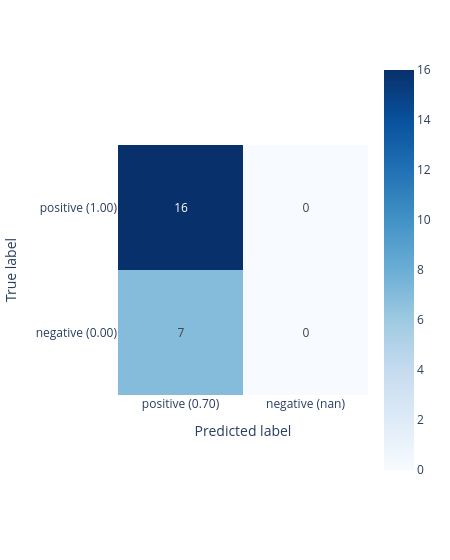

Here is the notebook cell this chart was saved with:
### Markdown cell above
### Positiv-Beispiel

### Code cell
# pymupdf4llm

cm = create_confusion_matrix('pymupdf4llm', config.dataset['path'], pdf_urls_select.loc[['2406.06650v2']])

print(cm)

PX.displayConfusionMatrix(np.array(cm), width=450, xaxes={'labels': labels, 'title': 'Predicted label'}, yaxes={'labels': labels, 'title': 'True label'})

print(f'recall {Helper.confusion_matrix_tpr(cm)}')
print(f'precision {Helper.confusion_matrix_ppv(cm)}')
#print(f'f1 score {Helper.confusion_matrix_f1_score(cm)}')

### Figure 1 — Plotly figure (JSON) as saved in the notebook; plotly's stock layout.template omitted (floating-point values rounded to 4 significant figures)
{"data": [{"coloraxis": "coloraxis", "hovertemplate": "x: %{x}<br>y: %{y}<br>color: %{z}<extra></extra>", "name": "0", "texttemplate": "%{z}", "type": "heatmap", "xaxis": "x", "yaxis": "y", "z": [[16, 0], [7, 0]]}], "layout": {"coloraxis": {"autocolorscale": false, "colorscale": [[0, "rgb(247,251,255)"], [0.125, "rgb(222,235,247)"], [0.25, "rgb(198,219,239)"], [0.375, "rgb(158,202,225)"], [0.5, "rgb(107,174,214)"], [0.625, "rgb(66,146,198)"], [0.75, "rgb(33,113,181)"], [0.875, "rgb(8,81,156)"], [1, "rgb(8,48,107)"]]}, "margin": {"t": 60}, "width": 450, "xaxis": {"anchor": "y", "constrain": "domain", "domain": [0, 1], "scaleanchor": "y", "tickmode": "array", "ticktext": ["positive (0.70)", "negative (nan)"], "tickvals": [0, 1], "title": {"text": "Predicted label"}}, "yaxis": {"anchor": "x", "autorange": "reversed", "constrain": "domain", "domain": [0, 1], "tickmode": "array", "ticktext": ["positive (1.00)", "negative (0.00)"], "tickvals": [0, 1], "title": {"text": "True label"}}}}
